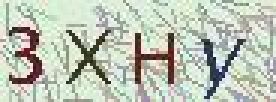
#> input picture Number8/pics/captcha_4.png, 92 x 34 px (shown 3 times larger); its folder holds 4 pictures in this run
$ python M8_OCR.py
#> lines starting #> are read from the running program, lines starting #| are printed output that depends on the picture; after the words box and inside, x2 and y2 are one past the last pixel; in counts of white or black regions, pixels touching at a corner belong together
# BASE_URL = 'http://captcha7.scrape.center/'
import tesserocr
from PIL import Image
import numpy as np
# [7 lines of commented-out code are left out]

"-----------------function-------------------"
def image_to_text(image_path):
#> called with image_path = 'pics/captcha_4.png'
    image_process = Image.open(image_path)
#> image_process is the input picture: PIL image 92x34 RGB; mean R, G, B 189.3, 196.5, 182.4
    image_process = image_process.convert('L')
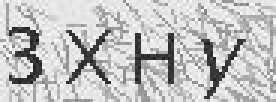
#> image_process: PIL image 92x34 L (shown 3 times larger); min 25, max 254, mean 192.7
    threshold = 120
    array = np.array(image_process)
    array = np.where(array > threshold, 255, 0)
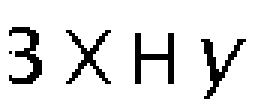
#> array: shape (34, 92) int64 (shown 3 times larger); 89.3% white; black in thin lines or dots, all inside (x1, y1, x2, y2) = (3, 9, 82, 33)
    image_process = Image.fromarray(array.astype('uint8'))
    image_process.show()
    image_result = tesserocr.image_to_text(image_process)
    return image_result

def index_pic(index):
    pic_path = f"pics/captcha_{index}.png"
    return image_to_text(pic_path)

if __name__ == '__main__':
    for i in range(4,7):
        print(index_pic(i))
#> (the call stopped at in image_to_text, `image_result = tesserocr.image_to_text(image_process)`: tesserocr is not available in this run)
#> pass 2 of the loop `for i in range(4,7):`:
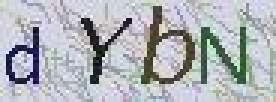
#> input picture Number8/pics/captcha_5.png, 92 x 34 px (shown 3 times larger)
#> in image_to_text, image_process is the input picture: PIL image 92x34 RGB; mean R, G, B 175.9, 179.1, 184.4
#> in image_to_text (call 2), `image_process = image_process.convert('L')`:
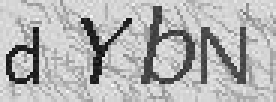
#> image_process: PIL image 92x34 L (shown 3 times larger); min 10, max 250, mean 178.7
#> in image_to_text (call 2), `array = np.where(array > threshold, 255, 0)`:
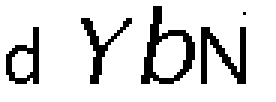
#> array: shape (34, 92) int64 (shown 3 times larger); 85.4% white; black in thin lines or dots, all inside (x1, y1, x2, y2) = (2, 2, 82, 28)
#> (the run stopped early here; a loop or call above may not have finished)
